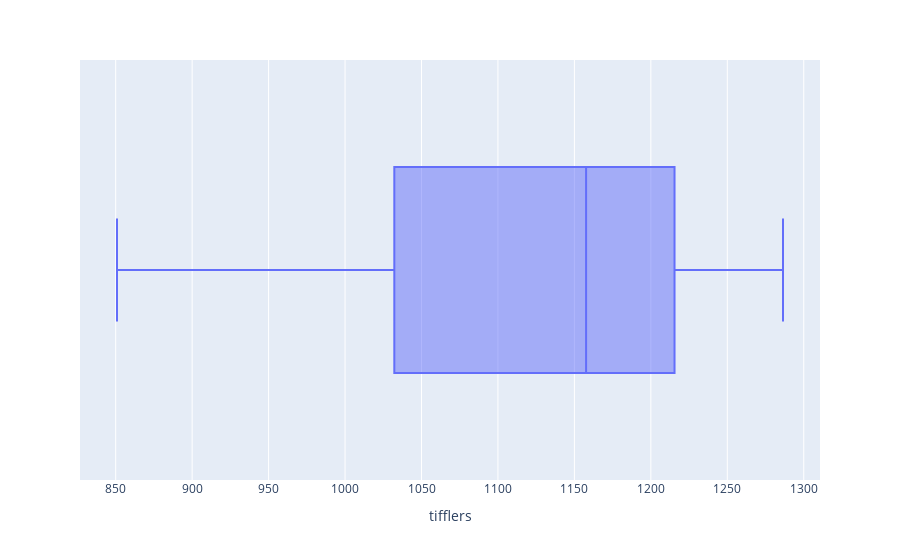

Notebook code cell kept with this figure:
### Code cell
fig = px.box(df, x= "tifflers")
fig.show()

### Figure 1 — Plotly figure (JSON) as saved in the notebook; plotly's stock layout.template omitted (floating-point values rounded to 4 significant figures; data arrays with more than 128 entries replaced by an {"elided": "..."} marker saying what was removed)
{"data": [{"alignmentgroup": "True", "hovertemplate": "tifflers=%{x}<extra></extra>", "legendgroup": "", "marker": {"color": "#636efa"}, "name": "", "notched": false, "offsetgroup": "", "orientation": "h", "showlegend": false, "type": "box", "x": {"elided": "246 float values"}, "x0": " ", "xaxis": "x", "y0": " ", "yaxis": "y"}], "layout": {"boxmode": "group", "legend": {"tracegroupgap": 0}, "margin": {"t": 60}, "xaxis": {"anchor": "y", "domain": [0, 1], "title": {"text": "tifflers"}}, "yaxis": {"anchor": "x", "domain": [0, 1]}}}
